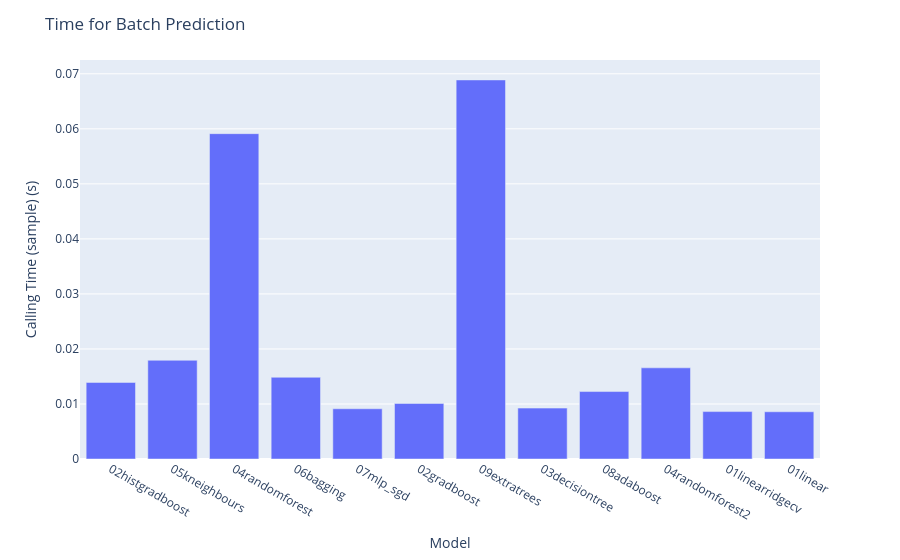
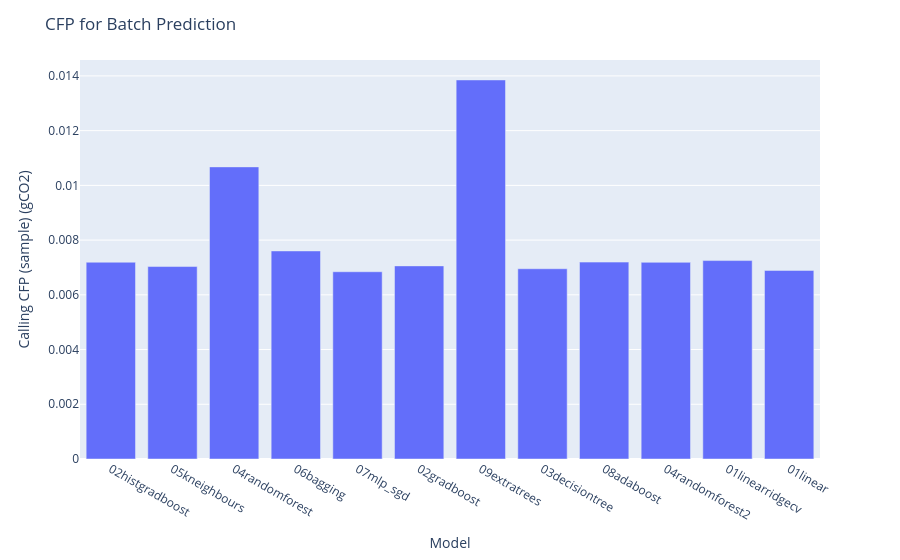

Source (notebook cell) for these figures, in order:
### Code cell
"""
-On a sample with 1000 samples from the dataset
-Calling different models has similar performance on batch prediction of this size
"""

## Time for Batch Prediction
fig = px.bar(df, x = "Model", y = "Calling Time (sample) (s)")
fig.update_layout(title = "Time for Batch Prediction")
fig.show()

## CFP for Batch Prediction
fig = px.bar(df, x = "Model", y = "Calling CFP (sample) (gCO2)")
fig.update_layout(title = "CFP for Batch Prediction")
fig.show()

### Figure 1 — Plotly figure (JSON) as saved in the notebook; plotly's stock layout.template omitted (floating-point values rounded to 4 significant figures)
{"data": [{"hovertemplate": "Model=%{x}<br>Calling Time (sample) (s)=%{y}<extra></extra>", "legendgroup": "", "marker": {"color": "#636efa", "pattern": {"shape": ""}}, "name": "", "orientation": "v", "showlegend": false, "textposition": "auto", "type": "bar", "x": ["02histgradboost", "05kneighbours", "04randomforest", "06bagging", "07mlp_sgd", "02gradboost", "09extratrees", "03decisiontree", "08adaboost", "04randomforest2", "01linearridgecv", "01linear"], "xaxis": "x", "y": [0.01391, 0.01794, 0.05912, 0.01485, 0.009129, 0.01009, 0.06889, 0.009246, 0.01226, 0.01657, 0.008615, 0.008581], "yaxis": "y"}], "layout": {"barmode": "relative", "legend": {"tracegroupgap": 0}, "margin": {"t": 60}, "title": {"text": "Time for Batch Prediction"}, "xaxis": {"anchor": "y", "domain": [0, 1], "title": {"text": "Model"}}, "yaxis": {"anchor": "x", "domain": [0, 1], "title": {"text": "Calling Time (sample) (s)"}}}}

### Figure 2 — Plotly figure (JSON) as saved in the notebook; plotly's stock layout.template omitted (floating-point values rounded to 4 significant figures)
{"data": [{"hovertemplate": "Model=%{x}<br>Calling CFP (sample) (gCO2)=%{y}<extra></extra>", "legendgroup": "", "marker": {"color": "#636efa", "pattern": {"shape": ""}}, "name": "", "orientation": "v", "showlegend": false, "textposition": "auto", "type": "bar", "x": ["02histgradboost", "05kneighbours", "04randomforest", "06bagging", "07mlp_sgd", "02gradboost", "09extratrees", "03decisiontree", "08adaboost", "04randomforest2", "01linearridgecv", "01linear"], "xaxis": "x", "y": [0.007191, 0.007034, 0.01068, 0.007604, 0.006844, 0.007058, 0.01385, 0.006953, 0.007195, 0.007187, 0.007252, 0.006892], "yaxis": "y"}], "layout": {"barmode": "relative", "legend": {"tracegroupgap": 0}, "margin": {"t": 60}, "title": {"text": "CFP for Batch Prediction"}, "xaxis": {"anchor": "y", "domain": [0, 1], "title": {"text": "Model"}}, "yaxis": {"anchor": "x", "domain": [0, 1], "title": {"text": "Calling CFP (sample) (gCO2)"}}}}
